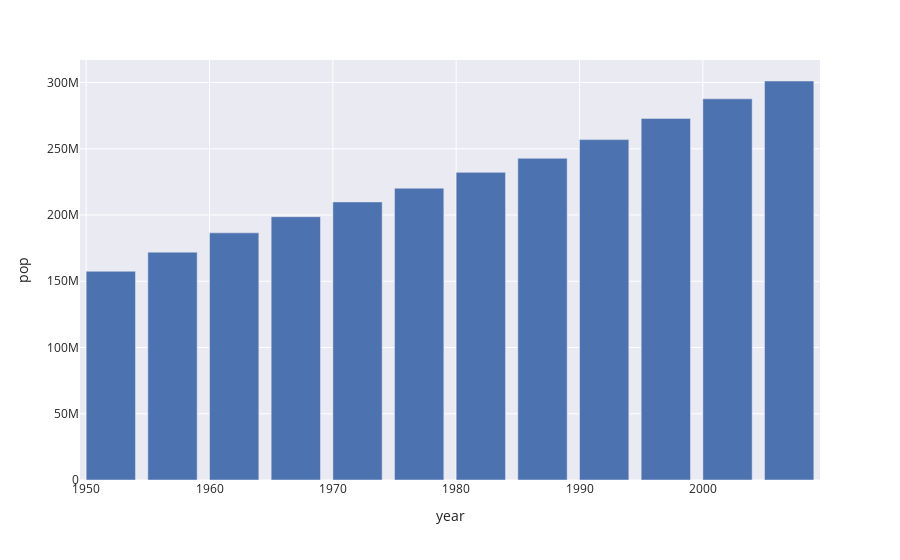

Notebook code cell kept with this figure:
### Code cell
px.bar(US_populations, x='year', y='pop', template='seaborn')

### Figure 1 — Plotly figure (JSON) as saved in the notebook; plotly's stock layout.template omitted (floating-point values rounded to 4 significant figures)
{"data": [{"alignmentgroup": "True", "hovertemplate": "year=%{x}<br>pop=%{y}<extra></extra>", "legendgroup": "", "marker": {"color": "rgb(76,114,176)", "pattern": {"shape": ""}}, "name": "", "offsetgroup": "", "orientation": "v", "showlegend": false, "textposition": "auto", "type": "bar", "x": [1952, 1957, 1962, 1967, 1972, 1977, 1982, 1987, 1992, 1997, 2002, 2007], "xaxis": "x", "y": [157553000, 171984000, 186538000, 198712000, 209896000, 220239000, 232187835, 242803533, 256894189, 272911760, 287675526, 301139947], "yaxis": "y"}], "layout": {"barmode": "relative", "legend": {"tracegroupgap": 0}, "margin": {"t": 60}, "xaxis": {"anchor": "y", "domain": [0, 1], "title": {"text": "year"}}, "yaxis": {"anchor": "x", "domain": [0, 1], "title": {"text": "pop"}}}}
